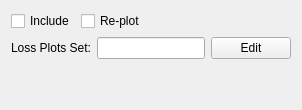
          <widget class="QWidget" name="tab_55">
           <attribute name="title">
            <string>Lifetime Plots</string>
           </attribute>
           <layout class="QVBoxLayout" name="verticalLayout_192">
            <item>
             <layout class="QHBoxLayout" name="horizontalLayout_110">
              <item>
               <widget class="QCheckBox" name="checkBox_tau_plot_include">
                <property name="sizePolicy">
                 <sizepolicy hsizetype="Maximum" vsizetype="Fixed">
                  <horstretch>0</horstretch>
                  <verstretch>0</verstretch>
                 </sizepolicy>
                </property>
                <property name="text">
                 <string>Include</string>
                </property>
                <property name="checked">
                 <bool>false</bool>
                </property>
               </widget>
              </item>
              <item>
               <widget class="QCheckBox" name="checkBox_tau_replot">
                <property name="sizePolicy">
                 <sizepolicy hsizetype="Maximum" vsizetype="Fixed">
                  <horstretch>0</horstretch>
                  <verstretch>0</verstretch>
                 </sizepolicy>
                </property>
                <property name="text">
                 <string>Re-plot</string>
                </property>
                <property name="checked">
                 <bool>false</bool>
                </property>
               </widget>
              </item>
              <item>
               <spacer name="horizontalSpacer_77">
                <property name="orientation">
                 <enum>Qt::Horizontal</enum>
                </property>
                <property name="sizeHint" stdset="0">
                 <size>
                  <width>40</width>
                  <height>20</height>
                 </size>
                </property>
               </spacer>
              </item>
             </layout>
            </item>
            <item>
             <layout class="QHBoxLayout" name="horizontalLayout_111">
              <item>
               <widget class="QLabel" name="label_200">
                <property name="sizePolicy">
                 <sizepolicy hsizetype="Maximum" vsizetype="Preferred">
                  <horstretch>0</horstretch>
                  <verstretch>0</verstretch>
                 </sizepolicy>
                </property>
                <property name="text">
                 <string>Loss Plots Set:</string>
                </property>
                <property name="alignment">
                 <set>Qt::AlignCenter</set>
                </property>
               </widget>
              </item>
              <item>
               <widget class="QLineEdit" name="lineEdit_loss_plots_set">
                <property name="sizePolicy">
                 <sizepolicy hsizetype="Preferred" vsizetype="Fixed">
                  <horstretch>0</horstretch>
                  <verstretch>0</verstretch>
                 </sizepolicy>
                </property>
                <property name="text">
                 <string/>
                </property>
                <property name="readOnly">
                 <bool>true</bool>
                </property>
               </widget>
              </item>
              <item>
               <widget class="QPushButton" name="pushButton_edit_loss_plots_set">
                <property name="sizePolicy">
                 <sizepolicy hsizetype="Maximum" vsizetype="Fixed">
                  <horstretch>0</horstretch>
                  <verstretch>0</verstretch>
                 </sizepolicy>
                </property>
                <property name="text">
                 <string>Edit</string>
                </property>
               </widget>
              </item>
             </layout>
            </item>
            <item>
             <spacer name="verticalSpacer_12">
              <property name="orientation">
               <enum>Qt::Vertical</enum>
              </property>
              <property name="sizeHint" stdset="0">
               <size>
                <width>20</width>
                <height>40</height>
               </size>
              </property>
             </spacer>
            </item>
           </layout>
          </widget>
